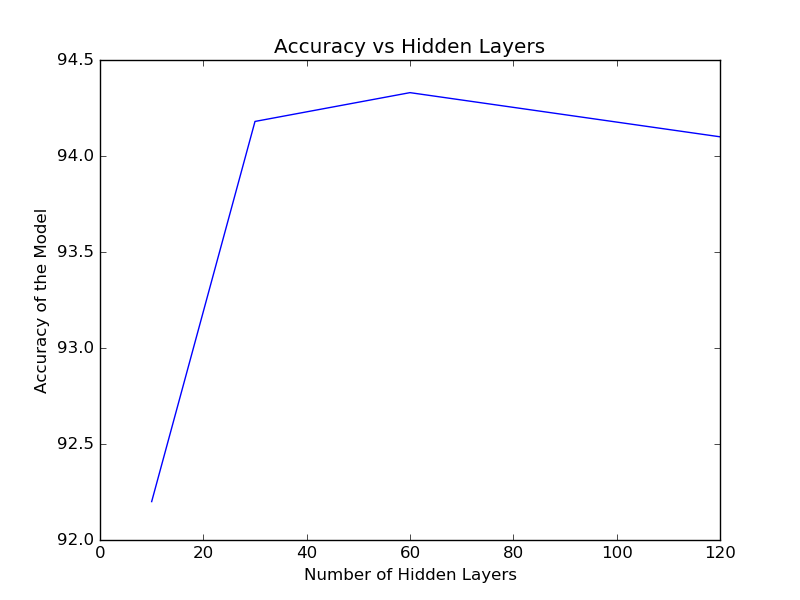

Generate this figure with Python:
import matplotlib.pyplot as plt
a=[10,30,60,120]
b=[92.2,94.18,94.33,94.10]
plt.title('Accuracy vs Hidden Layers')
plt.xlabel('Number of Hidden Layers')
plt.ylabel('Accuracy of the Model')
plt.plot(a,b)
plt.savefig("acc.png")
plt.show()